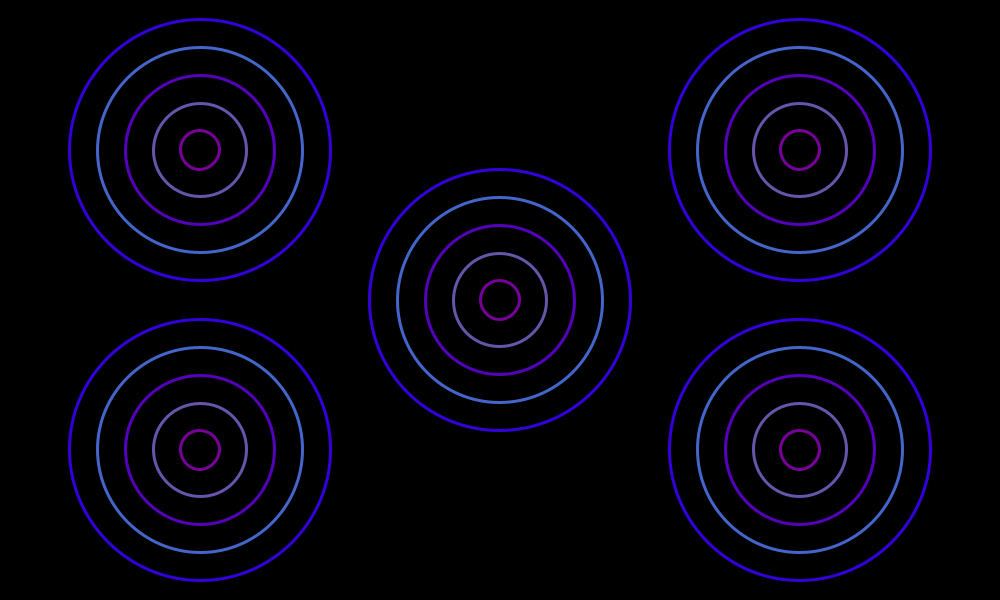
Frame 1 (no input)
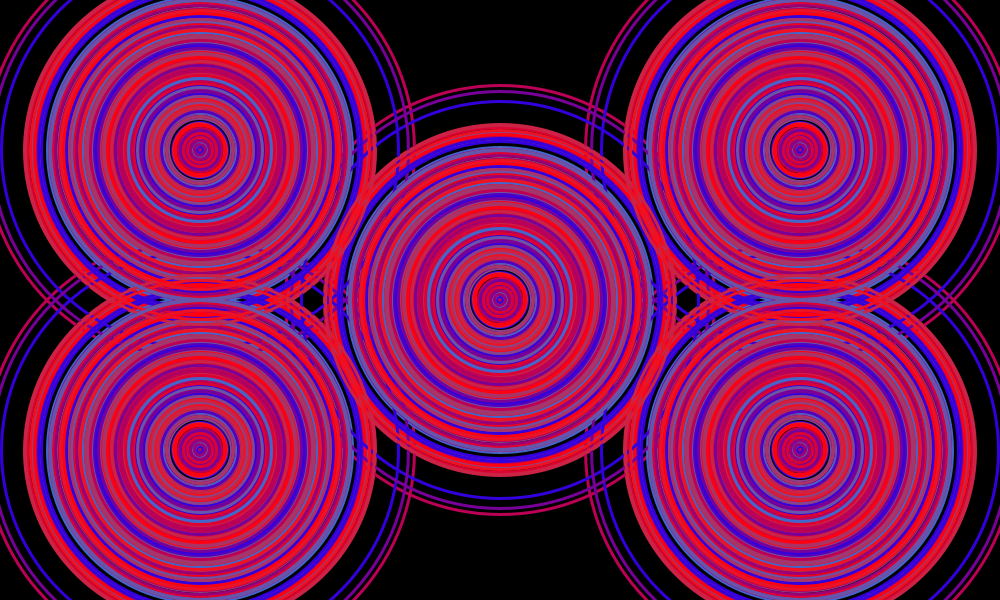
Frame 60 (the mouse pressed at the canvas centre just before this capture)
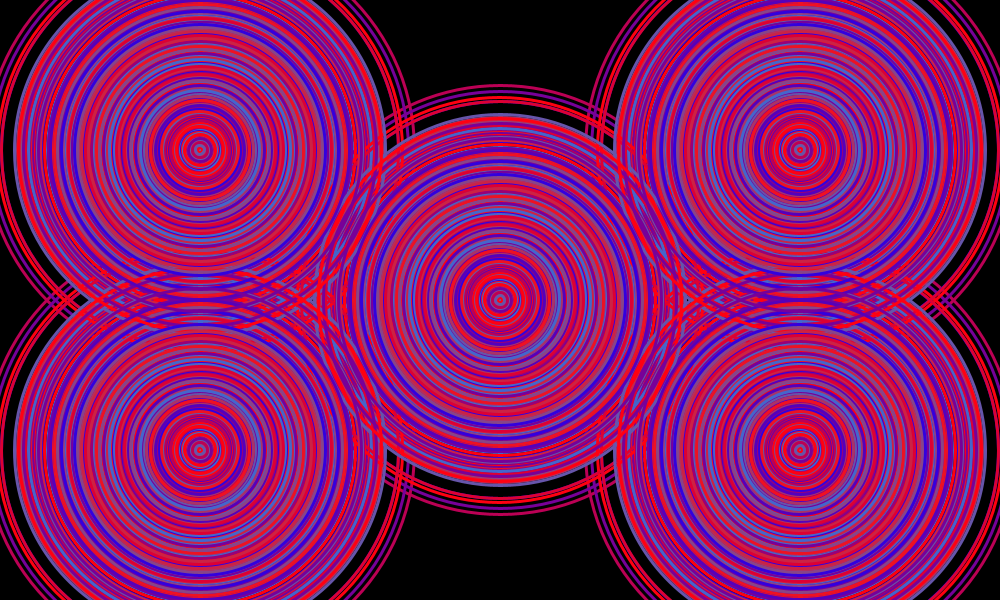
Frame 120 (the mouse held since frame 60 and released just before this capture)

The Processing sketch that drew these frames (run headless with seeded random() and noise(); from frame 60 on, the mouse is pressed at the canvas centre):

// Processing sketch: processing_161590
// ── processing_161590.pde

//Assignment using a for loop
//The if loop ensures that this program loops through 100 times.
/*Within the if loop, a for loop draws 5 sets of concentric circles.
  The starting colour, the increase of radius and the size of 
  the largest circle are randomized. */
/*I love symmetry, but I wanted the sketch to be different each
  time, so I added some random factors. I also wanted something that was
  fun to watch. This isn't that entertaining, but it's a start.*/
/*Note: This program runs for 4 seconds and then stops.*/


//Global Variables
float r;  //x starts at 0; x is the radius of the circle
float c = random(13);  //c is used for the color array; the starting color is randomly chosen
color[] palette = {#FF0011, #EE1122, #DD0033, #CC2244, #BB0055, #AA3366,
           #990077, #884488, #770099,  #6655AA, #5500BB, #4466CC, 
           #3300DD, #2277EE, #1100FF};
int count = 0; //this is used to count 100 times for the if loop


void setup(){
size(1000, 600);
background(#000000);
}

void draw(){
   
  strokeWeight(3);
  noFill();
  frameRate(25); //runs through the if loop 25 times per second
  
  if (count <100){
      float increase = random(20, 50);//randomizes how much the radius changes
      
      /*initial radius is less than 20, outer radius is between
      100 and 225, increase of radius randomized (see above)*/
      for (r = random(20); r < random(100, 225); r+= increase){
          //five sets of concentric circles are drawn 
          /*The  are changed for each circle and the size of the circle
            also changed because it is always double the x and y values.*/
          stroke(palette[int(c)]); //selects starting color in the color array
          ellipse (width/5, height/4, r*2, r*2);
          ellipse (width*4/5, height*3/4, r*2, r*2);
          ellipse (width/5, height*3/4, r*2, r*2);
          ellipse (width*4/5, height/4, r*2, r*2);
          ellipse (width/2, height/2, r*2, r*2);
      
          c ++; //goes to the next colour in the array
      
          //println(c); //to debug while testing
          //println(increase);  //to debug while testing
          //println(r);  //to debug while testing
      
              /*ensures that when the end of the colour array is reached it 
                goes back to the beginning*/
              if (c>=13){
                  c=0;  
                  } 
              } //end of for loop
      
      /*keeping track of how many times the if loop is looped
        to make it run infinitely comment this out*/        
      //count ++; 
      
          } //end of if loop
  
      } //end of draw
  
